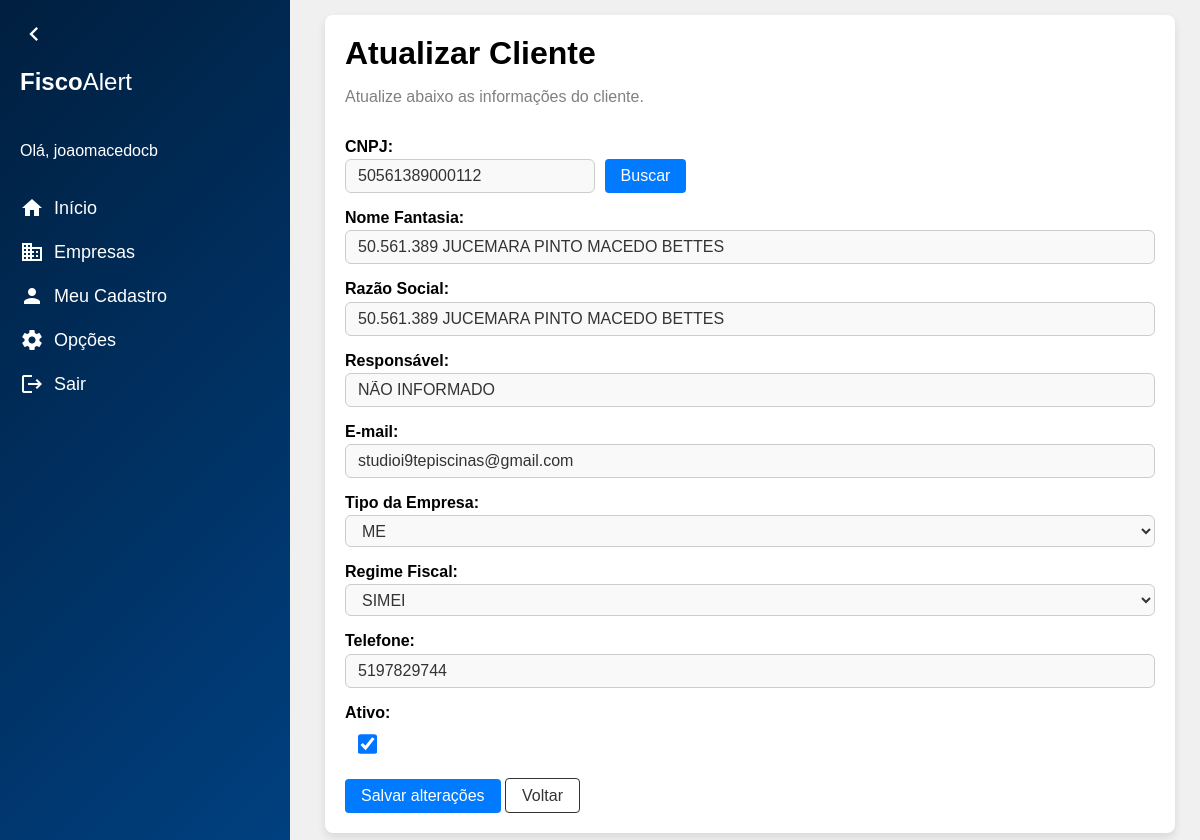
The page /cliente/8/update/ (signed in) on the database its author committed.
### clientes/models.py (models this page shows, shortened)
class Cliente(models.Model):
    id = models.AutoField(primary_key=True)
    nome_fantasia = models.CharField(max_length=200)
    razao_social = models.CharField(max_length=200)
    cnpj = models.CharField(max_length=14, blank=True, null=True)
    responsavel_tecnico = models.CharField(max_length=50)
    email = models.CharField(max_length=200, blank=True, null=True)
    tipo_empresa = models.ForeignKey(TipoEmpresa, on_delete=models.PROTECT, related_name='tipo_empresa', blank= True, null= True)
    regime_fiscal = models.ForeignKey(RegimeFiscal, on_delete=models.PROTECT, related_name= 'regime_fiscal')
    data_inclusao = models.DateField(blank= True, null= True)
    data_exclusao = models.DateField(blank= True, null= True)
    ultima_atualizacao = models.DateTimeField(blank=True, null=True)
    status = models.CharField(max_length=20, blank= True, null= True)
    telefone = models.CharField(
        max_length=15, blank=True, null=True,
        validators=[
            RegexValidator(
                regex=r'^\d{10,11}$',
                message="O número de telefone deve conter apenas dígitos e ter 10 ou 11 dígitos."
            )
        ]
    )
    ativo = models.BooleanField(default=True)
    escritorio = models.ForeignKey(Escritorio, on_delete=models.PROTECT, related_name='escritorio', blank= True, null= True)

### clientes/views.py (the view)
# urls.py: path('cliente/<int:pk>/update/', ClienteUpdateView.as_view(), name = 'cliente_update'),
@method_decorator(login_required, name='dispatch')
class ClienteUpdateView(UpdateView):
    model = Cliente
    form_class = ClienteForm
    template_name = 'cliente_update.html'
    success_url = reverse_lazy('clientes')

### clientes/forms.py (shortened to what this page needs)
class ClienteForm(forms.ModelForm):
    telefone = forms.CharField(
        max_length=15,
        required=False,
        label="Telefone",
        validators=[
            RegexValidator(
                regex=r'^\d{10,11}$',
                message="O número de telefone deve conter apenas dígitos e ter 10 ou 11 dígitos."
            )
        ]
    )
    class Meta:
        model = Cliente
        fields = [
            'cnpj',
            'nome_fantasia',
            'razao_social',
            'responsavel_tecnico',
            'email',
            'tipo_empresa',
            'regime_fiscal',
            'telefone',
            'ativo',
        ]
        labels = {
            'cnpj': "CNPJ",
            'nome_fantasia': "Nome Fantasia",
            'razao_social': "Razão Social",
            'responsavel_tecnico': "Responsável",
            'email': "E-mail",
            'tipo_empresa': "Tipo da Empresa",
            'regime_fiscal': "Regime Fiscal",
            'telefone': "Telefone",
            'ativo': "Ativo"
        }

### clientes/models.py (called while the page is built)
    def __str__(self):
        return self.nome

    def __str__(self):
        return self.nome

### clientes/templates/cliente_update.html (shortened to what this page needs)
{% extends "base.html" %}
{% block content %}
<div class="content">
    <div class="container">
        <div class="title">Atualizar Cliente</div>
        <p>Atualize abaixo as informações do cliente.</p>
        <form method="post" enctype="multipart/form-data" class="formulario-cliente">
            <div class="form-group">
                {{ form.cnpj.label_tag }}
                <div class="input-group">
                    {{ form.cnpj }}
                    <button type="button" id="buscar-cnpj" class="botao-primario">Buscar</button>
                </div>
            </div>
            {% for field in form %}
            {% if field.name != "cnpj" %}
            <div class="form-group">
                {{ field.label_tag }}
                {{ field }}
            </div>
            {% endif %}
            {% endfor %}
            <div class="form-actions">
                <input type="submit" value="Salvar alterações" class="botao-primario">
                <a href="{% url 'clientes' %}" class="botao-secundario">Voltar</a>
            </div>
        </form>
    </div>
</div>
{% endblock %}

### app/templates/base.html (shortened to what this page needs)
<!DOCTYPE html>
<html lang="pt-BR">
<head>
</head>
<body>
    <nav class="sidebar collapsed" id="sidebar">
        <span class="material-icons toggle-btn" onclick="toggleSidebar()">chevron_left</span>
        <span class="logo"><strong>Fisco</strong>Alert</span>
        <div class="menu">
            {% if user.is_authenticated %}
            <p>Olá, {{ user.username }}</p>
            {% endif %}
            <a href="#">
                <span class="material-icons">home</span>
                <span class="text">Início</span>
            </a>
            <a href="{% url 'clientes' %}">
                <span class="material-icons">business</span>
                <span class="text">Empresas</span>
            </a>
            <a href="{% url 'escritorio_detalhes' id=1 %}">
                <span class="material-icons">person</span>
                <span class="text">Meu Cadastro</span>
            </a>
            <a href="#">
                <span class="material-icons">settings</span>
                <span class="text">Opções</span>
            </a>
            <a href="{% url 'logout' %}">
                <span class="material-icons">logout</span>
                <span class="text">Sair</span>
            </a>
        </div>
    </nav>
    {% block content %}
    {% endblock %}
</body>
</html>

### app/templates/base.html (style rules this page uses)
body { font-family: Arial, sans-serif; margin: 0; padding: 0; background-color: #f0f0f0; display: flex; }
.sidebar { width: 250px; background: linear-gradient(135deg, #001f3f, #004080); color: white; display: flex; align-items: flex-start; flex-direction: column; padding: 20px; height: 100vh; position: fixed; left: 0; top: 0; transition: width 0.2s; overflow: hidden; }
.sidebar .logo { font-size: 24px; margin-bottom: 30px; white-space: nowrap; overflow: hidden; transition: opacity 0.2s; }
.sidebar .menu { display: flex; flex-direction: column; gap: 20px; }
.sidebar .menu a { color: white; text-decoration: none; display: flex; align-items: center; gap: 10px; font-size: 18px; white-space: nowrap; overflow: hidden; transition: opacity 0.2s; }
.toggle-btn { font-size: 28px; cursor: pointer; color: white; margin-bottom: 20px; align-self: flex-start; transition: transform 0.2s; }
.content { display: flex; justify-content: center; margin-left: 270px; padding-left: 30px; padding-top: 15px; width: calc(100% - 270px); }
.container { width: 90%; background-color: white; padding: 20px; box-shadow: 0 4px 8px rgba(0, 0, 0, 0.1); border-radius: 8px; margin-bottom: 4rem; }
.title { display: flex; align-items: center; font-size: 32px; font-weight: bold; margin-bottom: 0; }
.container p { margin-bottom: 32px; color: grey; }
.formulario-cliente { display: flex; flex-direction: column; gap: 1rem; }
.form-group { display: flex; flex-direction: column; }
.form-group label { font-weight: bold; margin-bottom: 0.2rem; }
.input-group { display: flex; align-items: center; gap: 0.6rem; }
.input-group input { width: 14rem; height: 26px; border-radius: 4px; border-color: #ddd; }
.form-group input, .form-group select { height: 2rem; border-radius: 6px; border: 1px solid #ccc; background-color: #f9f9f9; padding: 0 0.75rem; font-size: 1rem; color: #333; outline: none; transition: all 0.3s ease; }
.form-group input[type="checkbox"] { margin-left: 1rem; transform: scale(1.5); align-self: flex-start; }
.botao-primario { padding: 8px 16px; font-size: 16px; color: white; background-color: #007bff; border: none; border-radius: 4px; cursor: pointer; text-decoration: none; text-align: center; }
.botao-secundario { text-decoration: none; padding: 8px 16px; font-size: 16px; color: #333; background-color: #ffffff; border: #333 1px solid; border-radius: 4px; cursor: pointer; }

### rows shown on the page
Cliente: cnpj "50561389000112", form "50.561.389 JUCEMARA PINTO MACEDO BETTES" "50.561.389 JUCEMARA PINTO MACEDO BETTES" "NÃO INFORMADO" "studioi9tepiscinas@gmail.com" "ME" "SIMEI" "5197829744" "☑"

### other values the page prints
{{ user.username }} "joaomacedocb"
{{ field.label_tag }} "Nome Fantasia:" "Razão Social:" "Responsável:" "E-mail:" "Tipo da Empresa:" "Regime Fiscal:" "Telefone:" "Ativo:"
